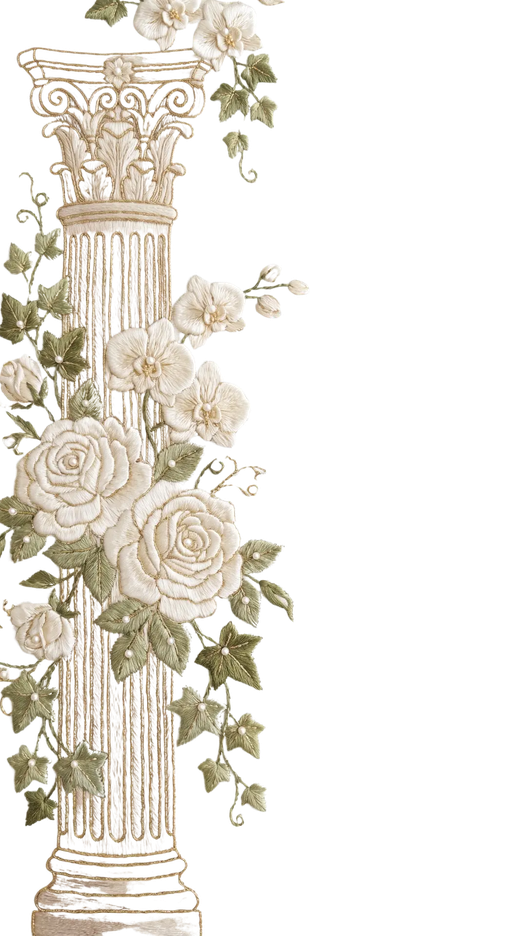
#> input picture assets/wedding/column.png, 523 x 936 px, shrunk from 1072 x 1920 before the run, given in place of media_1791010270458.jpg, which was not available
$ python extract_building.py
#> lines starting #> are read from the running program, lines starting #| are printed output that depends on the picture; after the words box and inside, x2 and y2 are one past the last pixel; in counts of white or black regions, pixels touching at a corner belong together; pictures that were not available may be replaced by others from this repository, and a replacement may not be noted
import sys
from PIL import Image, ImageFilter
import numpy as np
from collections import deque

src_path = r"C:\Users\Ashish Sharma\.gemini\antigravity-ide\brain\9bfbee67-e706-4bba-9d31-0e49baa67dce\.user_uploaded\media_1791010270458.jpg"
out_path = r"d:\b8\assets\wedding\venue_pushkara_building.png"

img = Image.open(src_path).convert("RGBA")
#> img is the input picture: PIL image 523x936 RGBA; mean R, G, B, A 67, 62.2, 53.3, 69
data = np.array(img)

h, w, _ = data.shape
#> h = 936; w = 523
rgb = data[:, :, :3]
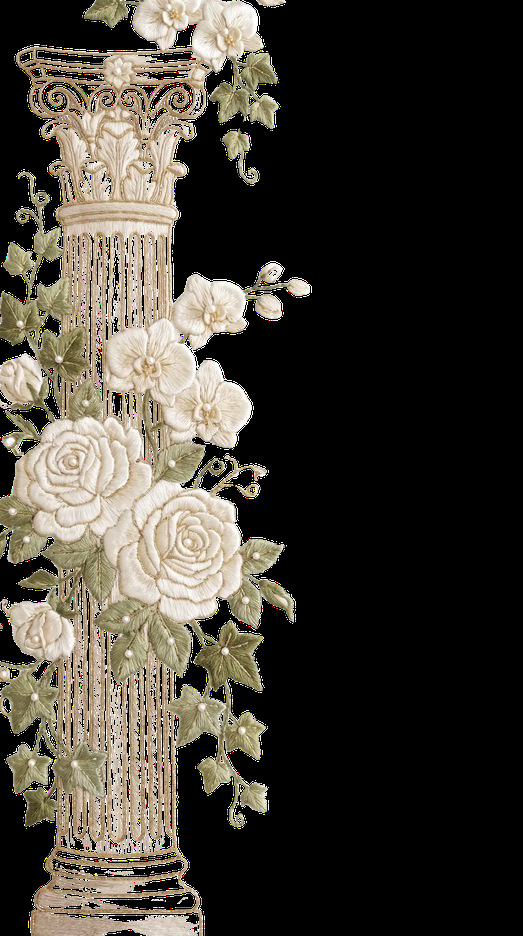
#> rgb: shape (936, 523, 3); mean R, G, B 67, 62.2, 53.3
# The black background is mostly R<20, G<20, B<20
is_black = np.all(rgb < 22, axis=-1)
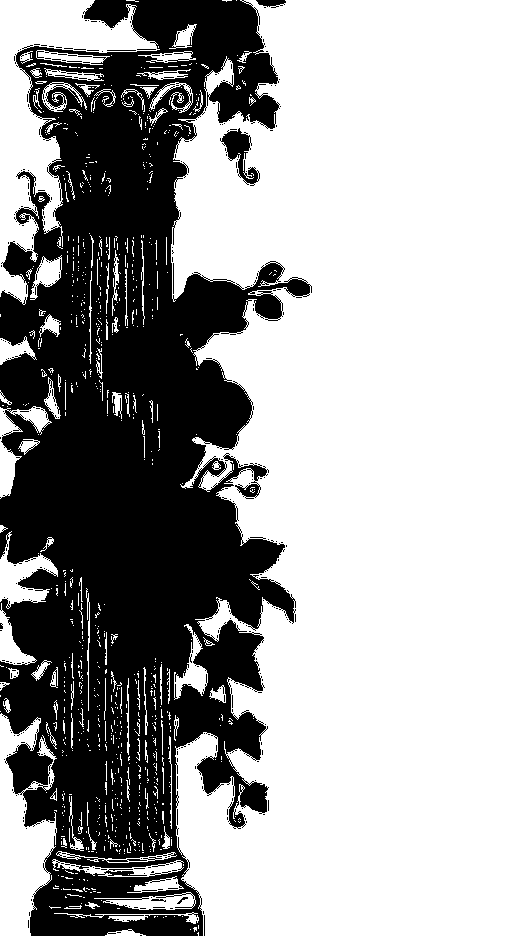
#> is_black: shape (936, 523) bool; 65% white; 338 black regions (330 under 20 px), largest, box (x1, y1, x2, y2) and area: (0, 0, 312, 936) 169298, (220, 128, 260, 186) 885, (256, 0, 286, 8) 160

# Flood fill from border pixels
visited = np.zeros((h, w), dtype=bool)
q = deque()

# Add all perimeter pixels that are black
for x in range(w):
    if is_black[0, x] and not visited[0, x]:
        q.append((0, x))
        visited[0, x] = True
    if is_black[h-1, x] and not visited[h-1, x]:
        q.append((h-1, x))
        visited[h-1, x] = True
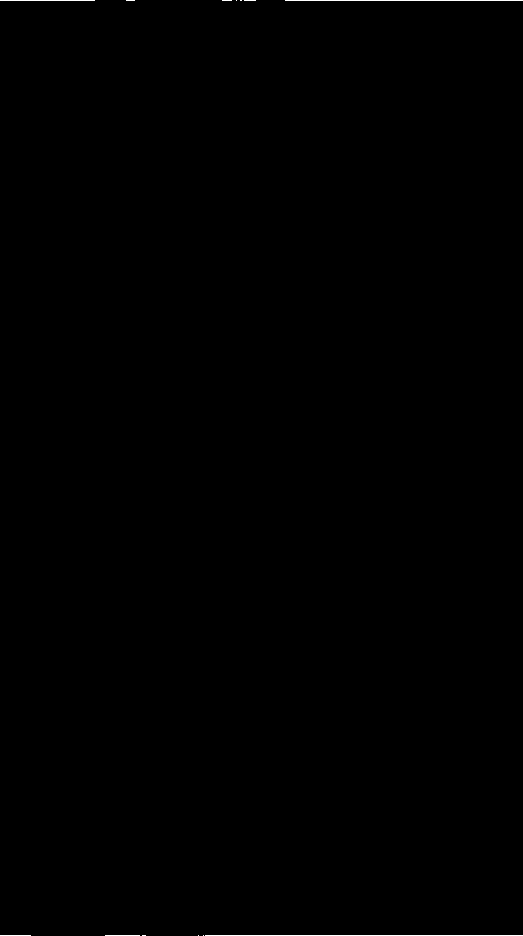
#> visited: shape (936, 523) bool; 0.15% white in thin lines or dots

for y in range(h):
    if is_black[y, 0] and not visited[y, 0]:
        q.append((y, 0))
        visited[y, 0] = True
    if is_black[y, w-1] and not visited[y, w-1]:
        q.append((y, w-1))
        visited[y, w-1] = True
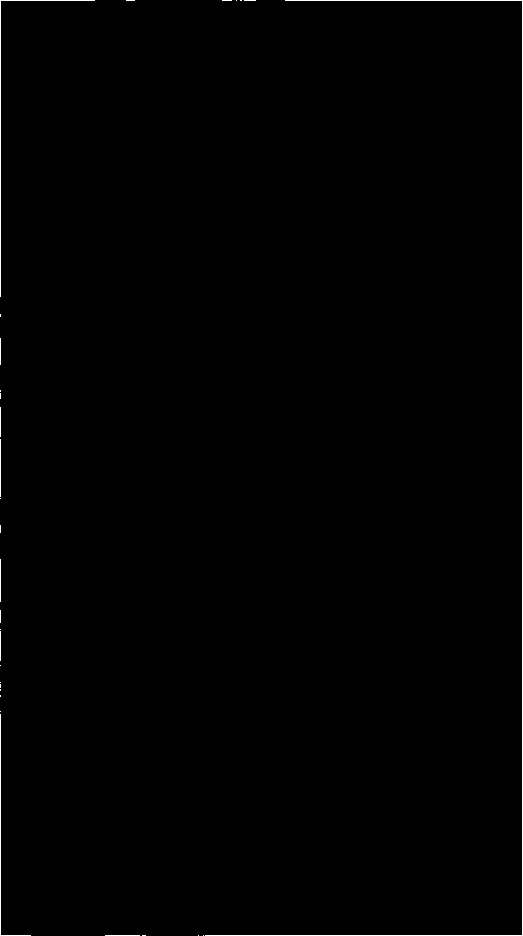
#> visited: shape (936, 523) bool; 0.5% white in thin lines or dots

# BFS to only mark the outer black background
while q:
    y, x = q.popleft()
    for dy, dx in [(-1,0), (1,0), (0,-1), (0,1)]:
        ny, nx = y + dy, x + dx
        if 0 <= ny < h and 0 <= nx < w and not visited[ny, nx]:
            if is_black[ny, nx]:
                visited[ny, nx] = True
                q.append((ny, nx))
#> this loop made 300733 passes
#> (y, x) on passes 1 to 3: (0, 0), (935, 0), (0, 1)
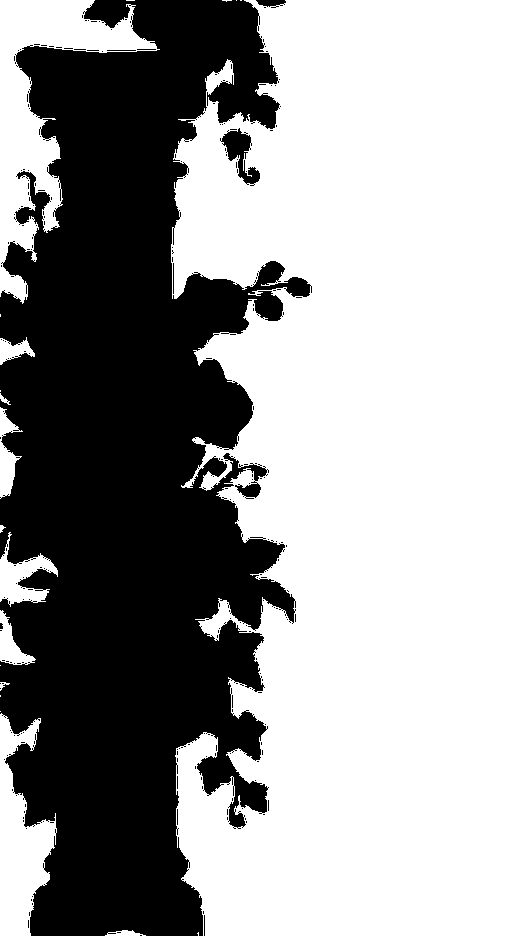
#> visited: shape (936, 523) bool; 61.4% white; 228 black regions (222 under 20 px), largest, box (x1, y1, x2, y2) and area: (0, 0, 312, 936) 186992, (220, 128, 260, 186) 934, (256, 0, 286, 8) 160, (173, 263, 174, 294) 31, (107, 50, 136, 51) 29, (204, 915, 205, 936) 21

# visited == True is the outer background!
alpha = np.where(visited, 0, 255).astype(np.uint8)

# Create alpha mask and apply slight gaussian blur on mask edges for super smooth antialiasing
mask_img = Image.fromarray(alpha, mode='L')
# Smooth edges slightly
mask_img = mask_img.filter(ImageFilter.GaussianBlur(0.8))
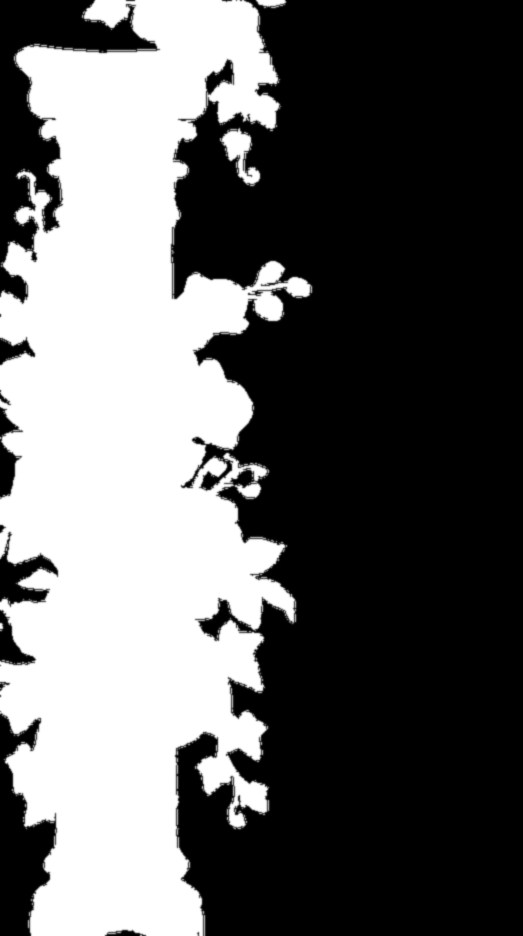
#> mask_img: PIL image 523x936 L; min 0, max 255, mean 98.3

data[:, :, 3] = np.array(mask_img)
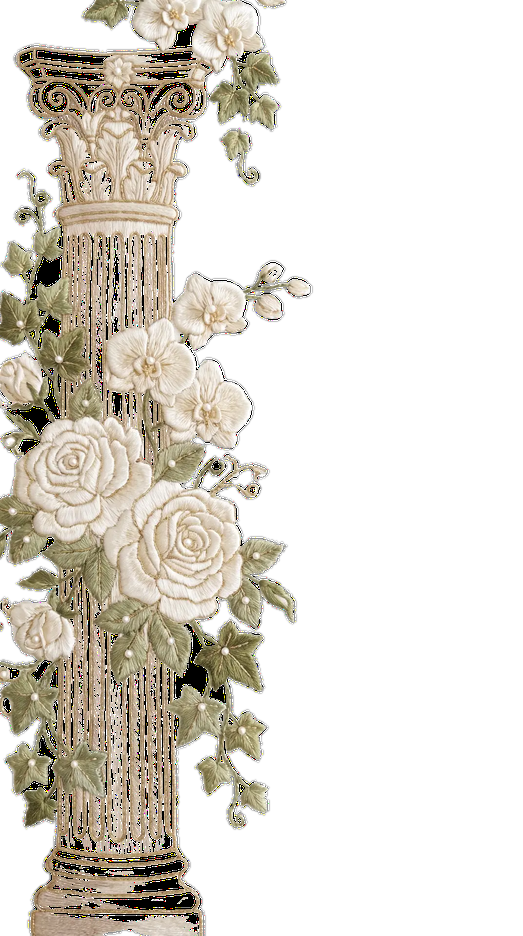
#> data: shape (936, 523, 4); mean R, G, B, A 67, 62.2, 53.3, 98.3; transparent parts drawn white
result_img = Image.fromarray(data)
result_img.save(out_path, "PNG")
print(f"Saved transparent building image to {out_path} with size {result_img.size}")
#| Saved transparent building image to d:\b8\assets\wedding\venue_pushkara_building.png with size (523, 936)

$ run again, on assets/wedding/corner_embroidery.png
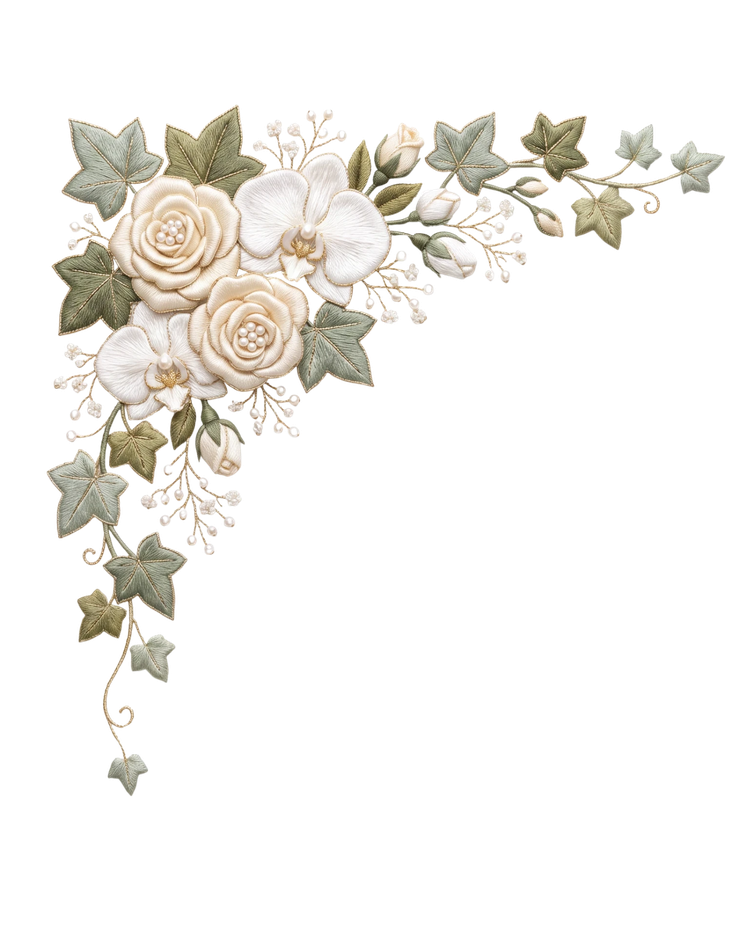
#> input picture assets/wedding/corner_embroidery.png, 754 x 936 px, shrunk from 1546 x 1920 before the run, given in place of media_1791010270458.jpg, which was not available
#> img is the input picture: PIL image 754x936 RGBA; mean R, G, B, A 38, 36, 32, 43.5
#> is_black: shape (936, 754) bool; 80.4% white; 250 black regions (246 under 20 px), largest, box (x1, y1, x2, y2) and area: (44, 102, 727, 798) 137570, (54, 509, 55, 531) 22, (396, 181, 417, 182) 21, (243, 446, 245, 466) 21
#> after the loop `for y in range(h):`:
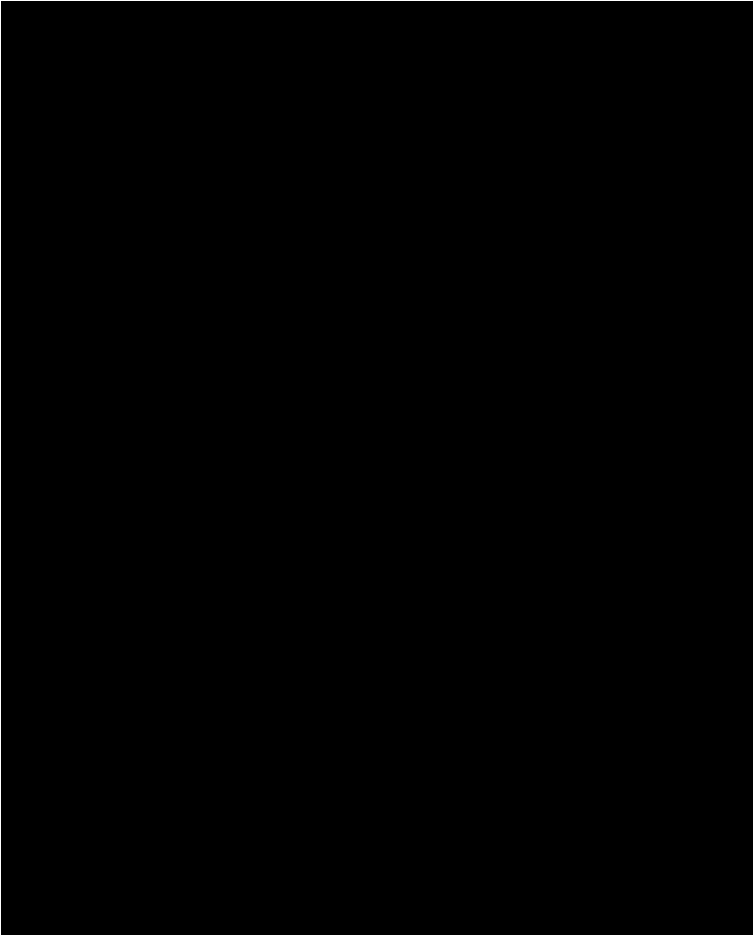
#> visited: shape (936, 754) bool; 0.48% white in thin lines or dots
#> the loop `while q:` made 558598 passes
#> (y, x) on passes 1 to 3: (0, 0), (935, 0), (0, 1)
#> alpha: shape (936, 754); 20.8% white; 209 white regions (206 under 20 px), largest, box (x1, y1, x2, y2) and area: (44, 102, 727, 798) 146413, (54, 509, 55, 531) 22, (243, 446, 245, 466) 21
#> `data[:, :, 3] = np.array(mask_img)`:
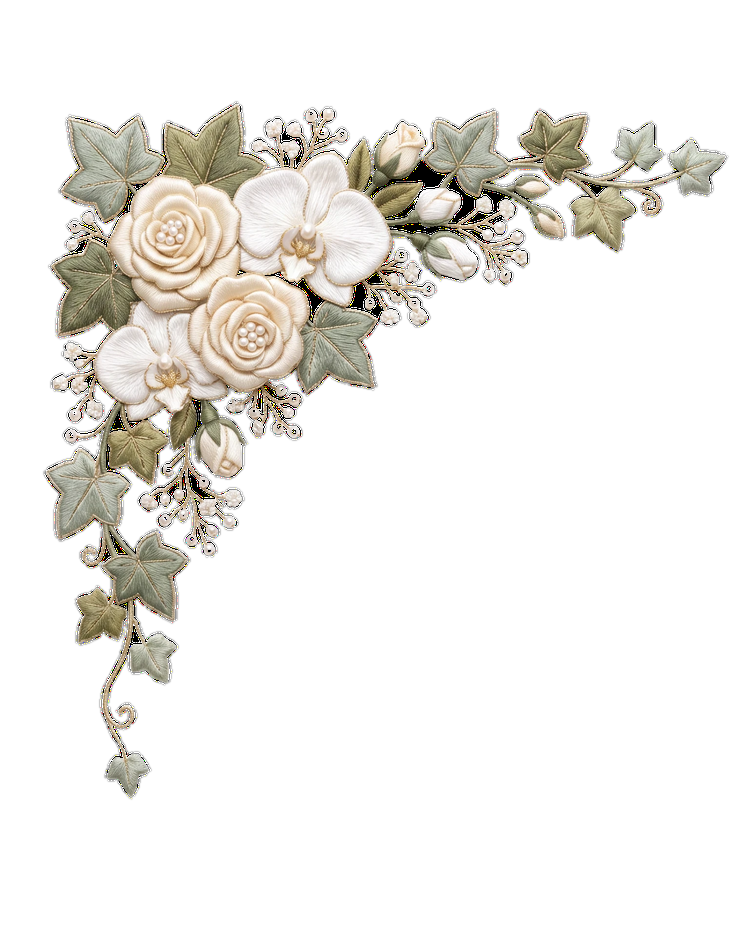
#> data: shape (936, 754, 4); 9.14% of pixels changed, all inside (x1, y1, x2, y2) = (42, 100, 730, 801); transparent parts drawn white
#| Saved transparent building image to d:\b8\assets\wedding\venue_pushkara_building.png with size (754, 936)

$ run again, on assets/wedding/corner_left.png
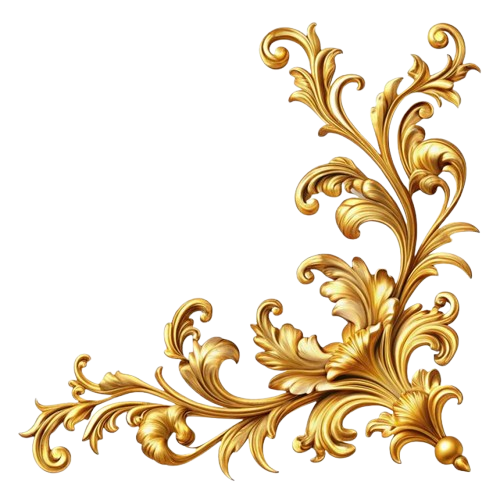
#> input picture assets/wedding/corner_left.png, 500 x 500 px, given in place of media_1791010270458.jpg, which was not available
#> img is the input picture: PIL image 500x500 RGBA; mean R, G, B, A 56.7, 44.4, 24.4, 66.3
#> is_black: shape (500, 500) bool; 70.7% white; 1 black region, box (x1, y1, x2, y2) and area: (17, 21, 482, 482) 73171
#> after the loop `for y in range(h):`:
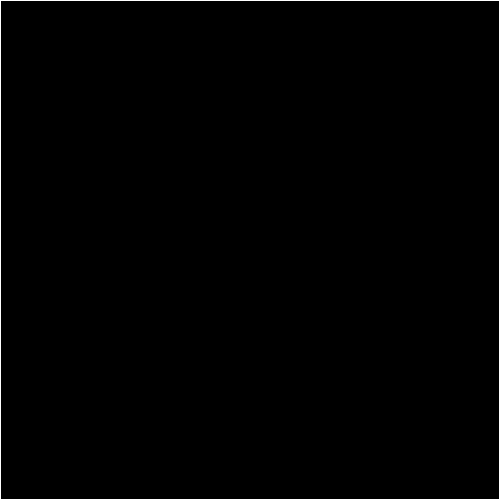
#> visited: shape (500, 500) bool; 0.8% white in thin lines or dots
#> the loop `while q:` made 174345 passes
#> (y, x) on passes 1 to 3: (0, 0), (499, 0), (0, 1)
#> alpha: shape (500, 500); 30.3% white; 1 white region, box (x1, y1, x2, y2) and area: (17, 21, 482, 482) 75655
#> `data[:, :, 3] = np.array(mask_img)`:
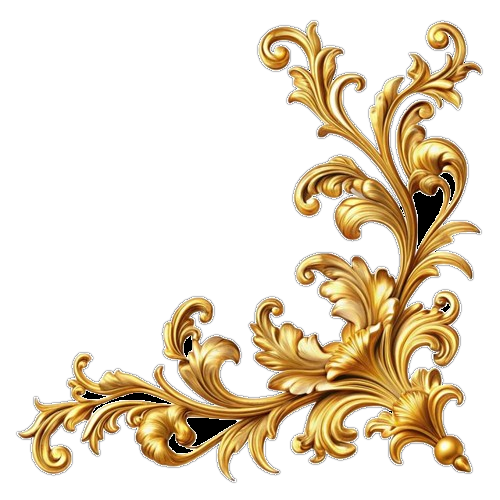
#> data: shape (500, 500, 4); 12.36% of pixels changed, all inside (x1, y1, x2, y2) = (15, 19, 484, 484); transparent parts drawn white
#| Saved transparent building image to d:\b8\assets\wedding\venue_pushkara_building.png with size (500, 500)
